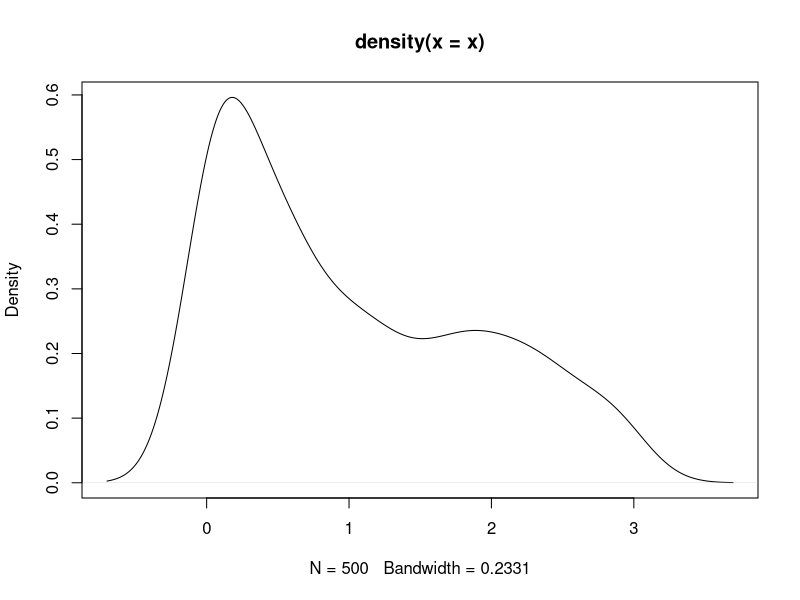

Write R code to recreate this figure.
##Use R as a calculator 
3/19*1000
3/(19*1000)
7/31
30/58
20/16
6/4
40/16
2.5-(1.25)^2
(15^2)*6+25*3+0.5^2
10.45^2
choose(20,0)*0.1^0*0.9^20
choose(20,1)*0.1^1*0.9^19
choose(20,2)*0.1^2*0.9^18
choose(20,3)*0.1^3*0.9^17
0.01*(0.99^124)
1/0.01
3*(1-10^(-8))
10^-8
(10^8)-1
x<-runif(500,0,1)
x
x<-3*(x^2)
density(x)
mean(x)
plot(density(x))
log(1/2) ###= log(1)-log(2)
log(2)
pnorm(2.6,0,1)-pnorm(-0.6,0,1)
1-pnorm(0.53,0,1)
(0.5^(5/2))-(0.2^(5/2))
(0.63-0.5)/0.05
0.40-1.96*sqrt((0.4*0.6)/30)
2*(1-pt(1.67,24))


